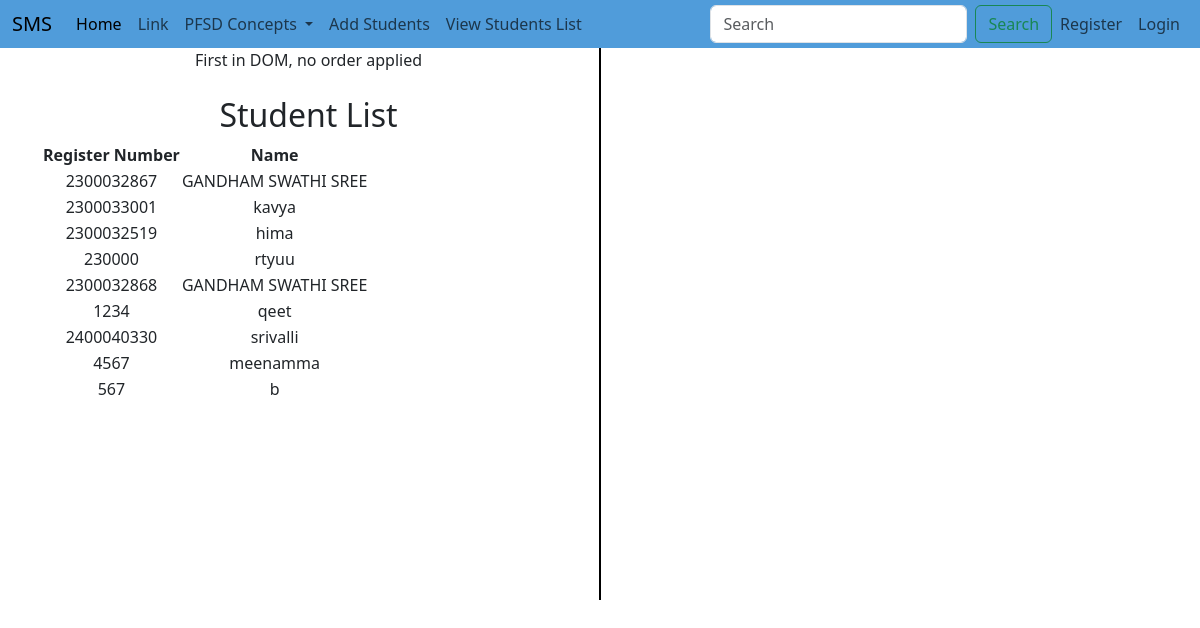
The page /student_list/ on the database its author committed.
### adminapp/models.py (models this page shows, shortened)
class StudentList(models.Model):
    Register_Number= models.CharField(max_length=10, unique=True)
    Name=models.CharField(max_length=100)
    user = models.OneToOneField(User, on_delete=models.CASCADE,null=True)

### adminapp/views.py (the view)
# urls.py: path('student_list/', views.student_list, name='student_list'),
def student_list(request):
    students = StudentList.objects.all()
    return render(request, 'adminapp/student_list.html',{'students': students})

### templates/adminapp/student_list.html (shortened to what this page needs)
<!DOCTYPE html>
{% extends 'Navbar/ProjectNavbar.html' %}
{% load static %}
{% block body %}
<div class="container text-center">
  <div class="row">
    <div class="col">
      First in DOM, no order applied
        <br><br>
            <h2>Student List</h2>
<table>
    <tr>
        <th>Register Number</th>
        <th>Name</th>
    </tr>
    {% for student in students %}
    <tr>
        <td>{{ student.Register_Number }}</td>
        <td>{{ student.Name }}</td>
    </tr>
    {% endfor %}
</table>
    </div>
      <br><br><br><br><br><br><br><br><br><br><br><br><br><br><br><br>
      <br><br><br><br><br><br><br>
       <div class="col-auto d-flex align-items-center">
      <div style="border-left: 2px solid black; height: 100%;"></div>
    </div>
    <div class="col">
        <br><br>
    </div>
  </div>
</div>
{% endblock %}

### templates/NavBar/ProjectNavbar.html (shortened to what this page needs)
<!DOCTYPE html>
<html lang="en">
<head>
  <link href="https://cdn.jsdelivr.net/npm/bootstrap@5.3.3/dist/css/bootstrap.min.css" rel="stylesheet">
</head>
<body>
<nav class="navbar navbar-expand-lg flex-shrink-0 py-sm-1" style="background-color:#509cda">
  <div class="container-fluid">
    <a class="navbar-brand" href="{% url 'projecthomepage'%}">SMS</a>
    <div class="collapse navbar-collapse" id="navbarSupportedContent">
      <ul class="navbar-nav me-auto mb-2 mb-lg-0">
        <li class="nav-item">
          <a class="nav-link active" aria-current="page" href="#">Home</a>
        </li>
        <li class="nav-item">
          <a class="nav-link" href="#">Link</a>
        </li>
        <li class="nav-item dropdown">
          <a class="nav-link dropdown-toggle" href="#" role="button" data-bs-toggle="dropdown" aria-expanded="false">
            PFSD Concepts
          </a>
        </li>
          <li class="nav-item">
          <a class="nav-link" href="{% url 'add_student' %}">Add Students</a>
        </li>
                            <li class="nav-item">
          <a class="nav-link" href="{% url 'student_list' %}">View Students List</a>
        </li>
      </ul>
      <form class="d-flex" role="search">
        <input class="form-control me-2" type="search" placeholder="Search" aria-label="Search">
        <button class="btn btn-outline-success" type="submit">Search</button>
      </form>
    </div>
    <ul  class="navbar-nav ms-auto">
<li>
        {% if user.is_authenticated %}
        <li class="nav-item">
        <span class="nav-link">Welcome, {{ user.username }}</span>
    </li>
          <li class="nav-item">
          <a class="nav-link" href="{% url 'logout' %}">Logout</a>
          </li>
        {% else %}
                <li class="nav-item">
          <a class="nav-link" href="{% url 'UserRegisterPageCall' %}">Register</a>
        </li>
          <li class="nav-item">
          <a class="nav-link" href="{% url 'UserLoginPageCall' %}">Login</a>
        </li>
        {% endif %}
 </li>
      </ul>
  </div>
</nav>
{% block body %}
{% endblock %}
</body>
</html>

### rows shown on the page
StudentList: Register_Number "2300032867", Name "GANDHAM SWATHI SREE"
StudentList: Register_Number "2300033001", Name "kavya"
StudentList: Register_Number "2300032519", Name "hima"
StudentList: Register_Number "230000", Name "rtyuu"
StudentList: Register_Number "2300032868", Name "GANDHAM SWATHI SREE"
StudentList: Register_Number "1234", Name "qeet"
StudentList: Register_Number "2400040330", Name "srivalli"
StudentList: Register_Number "4567", Name "meenamma"
StudentList: Register_Number "567", Name "b"
